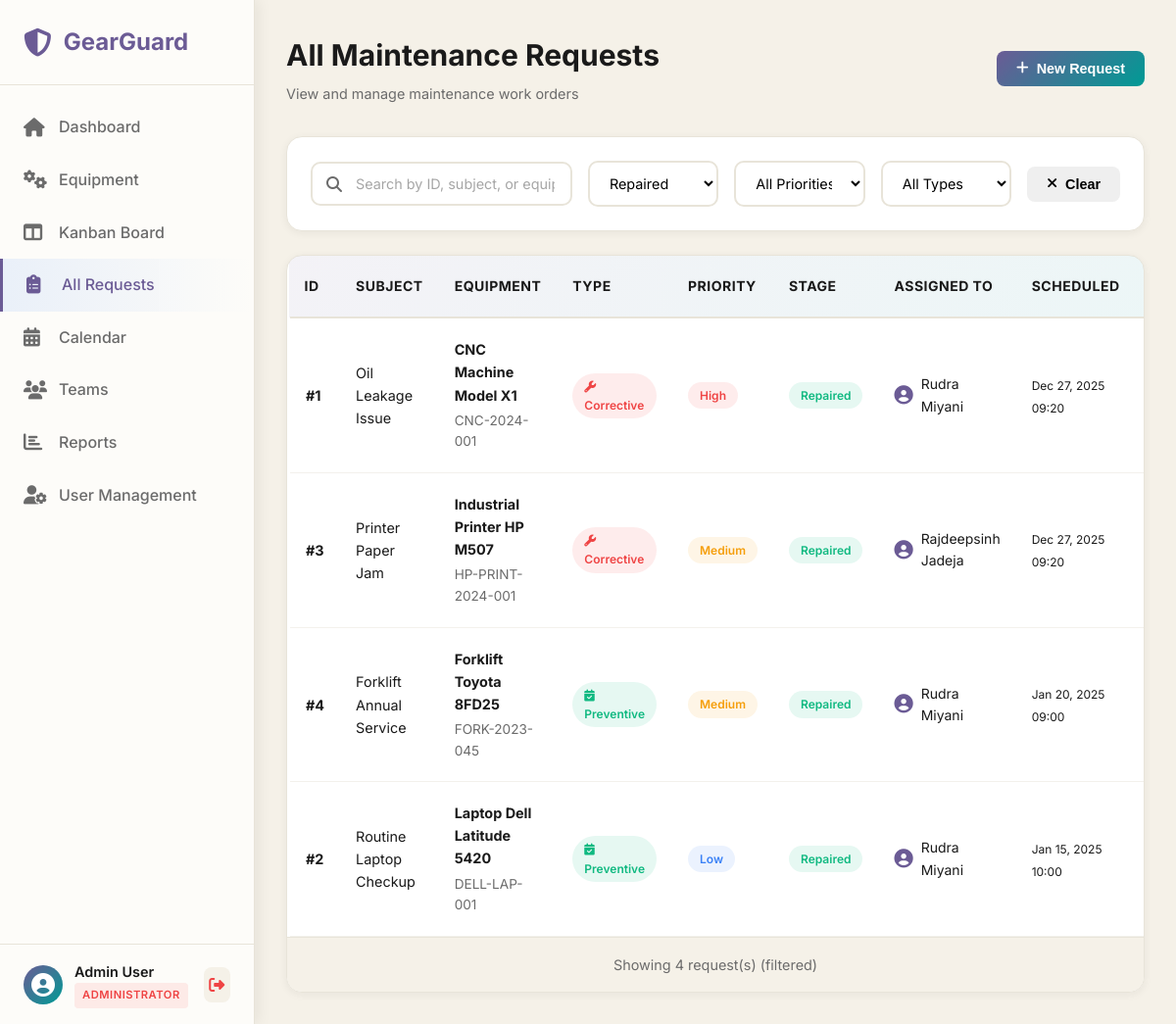
The page /pages/requests.php?stage=repaired (signed in) on the database its author committed.
### tables this page shows
CREATE TABLE `users` (
  `id` int(11) NOT NULL,
  `name` varchar(100) NOT NULL,
  `email` varchar(100) NOT NULL,
  `password` varchar(255) NOT NULL,
  `role` enum('admin','manager','technician','user') NOT NULL DEFAULT 'user',
  `avatar` varchar(255) DEFAULT NULL,
  `is_active` tinyint(1) DEFAULT 1,
  `failed_attempts` int(11) DEFAULT 0,
  `locked_until` datetime DEFAULT NULL,
  `last_login` datetime DEFAULT NULL,
  `email_verified` tinyint(1) DEFAULT 0,
  `verification_token` varchar(100) DEFAULT NULL,
  `reset_token` varchar(100) DEFAULT NULL,
  `reset_token_expiry` datetime DEFAULT NULL,
  `created_at` timestamp NOT NULL DEFAULT current_timestamp(),
  `updated_at` timestamp NOT NULL DEFAULT current_timestamp() ON UPDATE current_timestamp()
);

CREATE TABLE `maintenance_requests` (
  `id` int(11) NOT NULL,
  `subject` varchar(255) NOT NULL,
  `description` text DEFAULT NULL,
  `equipment_id` int(11) NOT NULL,
  `request_type` enum('corrective','preventive') NOT NULL,
  `stage` enum('new','in_progress','repaired','scrap') DEFAULT 'new',
  `priority` enum('low','medium','high','urgent') DEFAULT 'medium',
  `scheduled_date` datetime DEFAULT NULL,
  `completed_date` datetime DEFAULT NULL,
  `duration_hours` decimal(5,2) DEFAULT NULL,
  `assigned_to` int(11) DEFAULT NULL,
  `created_by` int(11) NOT NULL,
  `is_overdue` tinyint(1) DEFAULT 0,
  `notes` text DEFAULT NULL,
  `created_at` timestamp NOT NULL DEFAULT current_timestamp(),
  `updated_at` timestamp NOT NULL DEFAULT current_timestamp() ON UPDATE current_timestamp()
);

CREATE TABLE `equipment` (
  `id` int(11) NOT NULL,
  `equipment_name` varchar(100) NOT NULL,
  `serial_number` varchar(100) NOT NULL,
  `category` varchar(50) DEFAULT NULL,
  `department` varchar(100) DEFAULT NULL,
  `assigned_to_employee` varchar(100) DEFAULT NULL,
  `purchase_date` date DEFAULT NULL,
  `warranty_expiry` date DEFAULT NULL,
  `location` varchar(255) DEFAULT NULL,
  `maintenance_team_id` int(11) DEFAULT NULL,
  `default_technician_id` int(11) DEFAULT NULL,
  `status` enum('active','under_maintenance','scrapped') DEFAULT 'active',
  `notes` text DEFAULT NULL,
  `created_at` timestamp NOT NULL DEFAULT current_timestamp(),
  `updated_at` timestamp NOT NULL DEFAULT current_timestamp() ON UPDATE current_timestamp()
);

### pages/requests.php (the view, shortened to what the rows shown need)
<?php
require_once '../php/config.php';
$user = getCurrentUser();
$searchQuery = isset($_GET['search']) ? sanitizeInput($_GET['search']) : '';
$filterStage = isset($_GET['stage']) ? sanitizeInput($_GET['stage']) : '';
$filterPriority = isset($_GET['priority']) ? sanitizeInput($_GET['priority']) : '';
$filterType = isset($_GET['type']) ? sanitizeInput($_GET['type']) : '';
try {
    if (hasAnyRole(['admin', 'manager'])) {
        $sql = "
            SELECT
                mr.id,
                mr.subject,
                mr.stage,
                mr.priority,
                mr.request_type,
                mr.scheduled_date,
                mr.created_at,
                e.equipment_name,
                e.serial_number,
                u.name as assigned_to_name,
                creator.name as created_by_name
            FROM maintenance_requests mr
            INNER JOIN equipment e ON mr.equipment_id = e.id
            LEFT JOIN users u ON mr.assigned_to = u.id
            INNER JOIN users creator ON mr.created_by = creator.id
            WHERE 1=1
        ";
    }
    $params = [];
    if (!empty($filterStage)) {
        $sql .= " AND mr.stage = ?";
        $params[] = $filterStage;
    }
    $sql .= " ORDER BY
        CASE mr.stage
            WHEN 'new' THEN 1
            WHEN 'in_progress' THEN 2
            WHEN 'repaired' THEN 3
            WHEN 'scrap' THEN 4
        END,
        CASE mr.priority
            WHEN 'urgent' THEN 1
            WHEN 'high' THEN 2
            WHEN 'medium' THEN 3
            WHEN 'low' THEN 4
        END,
        mr.created_at DESC
    ";
    $stmt = $conn->prepare($sql);
    $stmt->execute($params);
    $requests = $stmt->fetchAll();
} catch (PDOException $e) {
    error_log("Requests list error: " . $e->getMessage());
    $requests = [];
}
function isRequestOverdue($scheduledDate, $stage)
{
    if (!$scheduledDate || in_array($stage, ['repaired', 'scrap'])) {
        return false;
    }
    return strtotime($scheduledDate) < time();
}
?>
<!DOCTYPE html>
<html lang="en">
<head>
    <link rel="stylesheet" href="../css/dashboard.css">
    <link rel="stylesheet" href="../css/requests.css">
    <link rel="stylesheet" href="https://cdnjs.cloudflare.com/ajax/libs/font-awesome/6.5.1/css/all.min.css">
</head>
<body>
    <aside class="sidebar" id="sidebar">
        <div class="sidebar-footer">
            <div class="user-info">
                <div class="user-details">
                    <p class="user-name"><?php echo htmlspecialchars($user['name']); ?></p>
                    <p class="user-role">
                        <span class="role-badge role-<?php echo getRoleBadgeColor($user['role']); ?>">
                        </span>
                    </p>
                </div>
            </div>
        </div>
    </aside>
    <main class="main-content">
        <header class="top-header">
            <div>
                <h1><?php echo hasRole('technician') ? 'My Requests' : 'All Maintenance Requests'; ?></h1>
            </div>
        </header>
        <section class="table-section">
            <?php if (empty($requests)): ?>
                <div class="empty-state">
                    <i class="fas fa-clipboard-list"></i>
                    <h3>No Requests Found</h3>
                    <p>
                        <?php if ($searchQuery || $filterStage || $filterPriority || $filterType): ?>
                            No requests match your filters. Try adjusting your search criteria.
                        <?php else: ?>
                            <?php echo hasRole('technician') ? 'No requests assigned to you yet.' : 'No maintenance requests in the system.'; ?>
                        <?php endif; ?>
                    </p>
                </div>
            <?php else: ?>
                <div class="table-container">
                    <table class="data-table">
                        <thead>
                            <tr>
                                <th>ID</th>
                                <th>Subject</th>
                                <th>Equipment</th>
                                <th>Type</th>
                                <th>Priority</th>
                                <th>Stage</th>
                                <?php if (!hasRole('technician')): ?>
                                    <th>Assigned To</th>
                                <?php endif; ?>
                                <th>Scheduled</th>
                                <th>Created</th>
                            </tr>
                        </thead>
                        <tbody>
                            <?php foreach ($requests as $request): ?>
                                <?php $isOverdue = isRequestOverdue($request['scheduled_date'], $request['stage']); ?>
                                <tr class="<?php echo $isOverdue ? 'overdue-row' : ''; ?>">
                                    <td>
                                        <strong>#<?php echo $request['id']; ?></strong>
                                    </td>
                                    <td>
                                        <div class="request-subject">
                                            <?php echo htmlspecialchars($request['subject']); ?>
                                        </div>
                                    </td>
                                    <td>
                                        <div class="equipment-cell">
                                            <strong><?php echo htmlspecialchars($request['equipment_name']); ?></strong>
                                            <small
                                                class="text-muted"><?php echo htmlspecialchars($request['serial_number']); ?></small>
                                        </div>
                                    </td>
                                    <td>
                                        <span class="badge badge-<?php echo $request['request_type']; ?>">
                                            <i
                                                class="fas fa-<?php echo $request['request_type'] == 'preventive' ? 'calendar-check' : 'wrench'; ?>"></i>
                                            <?php echo ucfirst($request['request_type']); ?>
                                        </span>
                                    </td>
                                    <td>
                                        <span class="badge badge-priority-<?php echo $request['priority']; ?>">
                                            <?php echo ucfirst($request['priority']); ?>
                                        </span>
                                    </td>
                                    <td>
                                        <span class="badge badge-stage-<?php echo $request['stage']; ?>">
                                            <?php echo str_replace('_', ' ', ucfirst($request['stage'])); ?>
                                        </span>
                                    </td>
                                    <?php if (!hasRole('technician')): ?>
                                        <td>
                                            <?php if ($request['assigned_to_name']): ?>
                                                <div class="user-mini">
                                                    <i class="fas fa-user-circle"></i>
                                                    <span><?php echo htmlspecialchars($request['assigned_to_name']); ?></span>
                                                </div>
                                            <?php else: ?>
                                                <span class="text-muted">Unassigned</span>
                                            <?php endif; ?>
                                        </td>
                                    <?php endif; ?>
                                    <td>
                                        <?php if ($request['scheduled_date']): ?>
                                            <small><?php echo date('M d, Y H:i', strtotime($request['scheduled_date'])); ?></small>
                                        <?php else: ?>
                                            <span class="text-muted">—</span>
                                        <?php endif; ?>
                                    </td>
                                    <td>
                                    </td>
                                </tr>
                            <?php endforeach; ?>
                        </tbody>
                    </table>
                </div>
            <?php endif; ?>
        </section>
    </main>
</body>
</html>

### rows shown on the page
users: name "Admin User"
maintenance_requests: id "1", subject "Oil Leakage Issue", equipment.equipment_name "CNC Machine Model X1", equipment.serial_number "CNC-2024-001", request_type "Corrective", priority "High", stage "Repaired", assigned_to.name "Rudra Miyani", scheduled_date "Dec 27, 2025 09:20"
maintenance_requests: id "3", subject "Printer Paper Jam", equipment.equipment_name "Industrial Printer HP M507", equipment.serial_number "HP-PRINT-2024-001", request_type "Corrective", priority "Medium", stage "Repaired", assigned_to.name "Rajdeepsinh Jadeja", scheduled_date "Dec 27, 2025 09:20"
maintenance_requests: id "4", subject "Forklift Annual Service", equipment.equipment_name "Forklift Toyota 8FD25", equipment.serial_number "FORK-2023-045", request_type "Preventive", priority "Medium", stage "Repaired", assigned_to.name "Rudra Miyani", scheduled_date "Jan 20, 2025 09:00"
maintenance_requests: id "2", subject "Routine Laptop Checkup", equipment.equipment_name "Laptop Dell Latitude 5420", equipment.serial_number "DELL-LAP-001", request_type "Preventive", priority "Low", stage "Repaired", assigned_to.name "Rudra Miyani", scheduled_date "Jan 15, 2025 10:00"

### other values the page prints
getRoleDisplayName($user['role']) "ADMINISTRATOR"
count($requests) "4"
